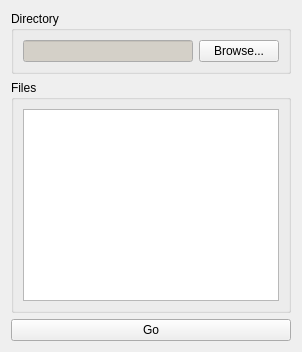
      <widget class="QWidget" name="Seite" >
       <attribute name="title" >
        <string>Strip Tags</string>
       </attribute>
       <layout class="QVBoxLayout" name="verticalLayout_2" >
        <item>
         <widget class="QGroupBox" name="groupBox_9" >
          <property name="title" >
           <string>Directory</string>
          </property>
          <layout class="QHBoxLayout" name="horizontalLayout" >
           <item>
            <widget class="QLineEdit" name="strip_directoryEdit" >
             <property name="palette" >
              <palette>
               <active>
                <colorrole role="Base" >
                 <brush brushstyle="SolidPattern" >
                  <color alpha="255" >
                   <red>212</red>
                   <green>208</green>
                   <blue>200</blue>
                  </color>
                 </brush>
                </colorrole>
               </active>
               <inactive>
                <colorrole role="Base" >
                 <brush brushstyle="SolidPattern" >
                  <color alpha="255" >
                   <red>212</red>
                   <green>208</green>
                   <blue>200</blue>
                  </color>
                 </brush>
                </colorrole>
               </inactive>
               <disabled>
                <colorrole role="Base" >
                 <brush brushstyle="SolidPattern" >
                  <color alpha="255" >
                   <red>212</red>
                   <green>208</green>
                   <blue>200</blue>
                  </color>
                 </brush>
                </colorrole>
               </disabled>
              </palette>
             </property>
             <property name="font" >
              <font>
               <weight>75</weight>
               <bold>true</bold>
              </font>
             </property>
             <property name="alignment" >
              <set>Qt::AlignRight|Qt::AlignTrailing|Qt::AlignVCenter</set>
             </property>
             <property name="readOnly" >
              <bool>true</bool>
             </property>
            </widget>
           </item>
           <item>
            <widget class="QPushButton" name="strip_browseButton" >
             <property name="text" >
              <string>Browse...</string>
             </property>
            </widget>
           </item>
          </layout>
         </widget>
        </item>
        <item>
         <widget class="QGroupBox" name="groupBox_10" >
          <property name="title" >
           <string>Files</string>
          </property>
          <layout class="QVBoxLayout" name="verticalLayout" >
           <item>
            <widget class="QListView" name="strip_filesView" >
             <property name="editTriggers" >
              <set>QAbstractItemView::NoEditTriggers</set>
             </property>
             <property name="alternatingRowColors" >
              <bool>true</bool>
             </property>
            </widget>
           </item>
          </layout>
         </widget>
        </item>
        <item>
         <widget class="QPushButton" name="strip_goButton" >
          <property name="text" >
           <string>Go</string>
          </property>
         </widget>
        </item>
       </layout>
      </widget>
